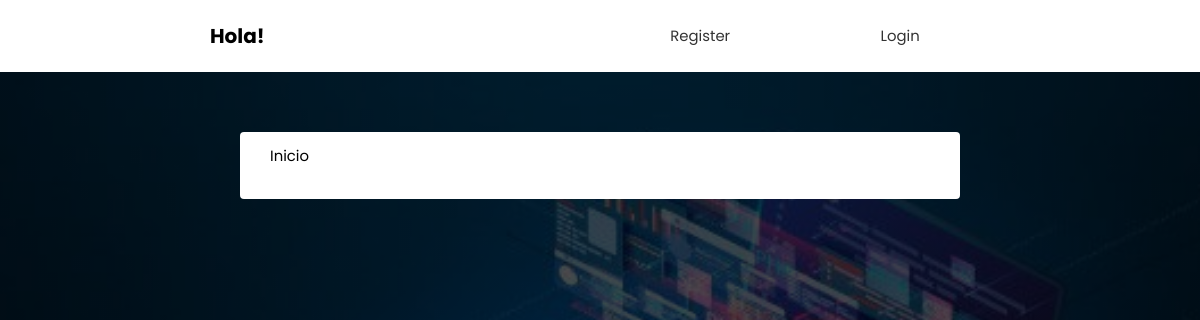
Before: /feed/ with the older database file.
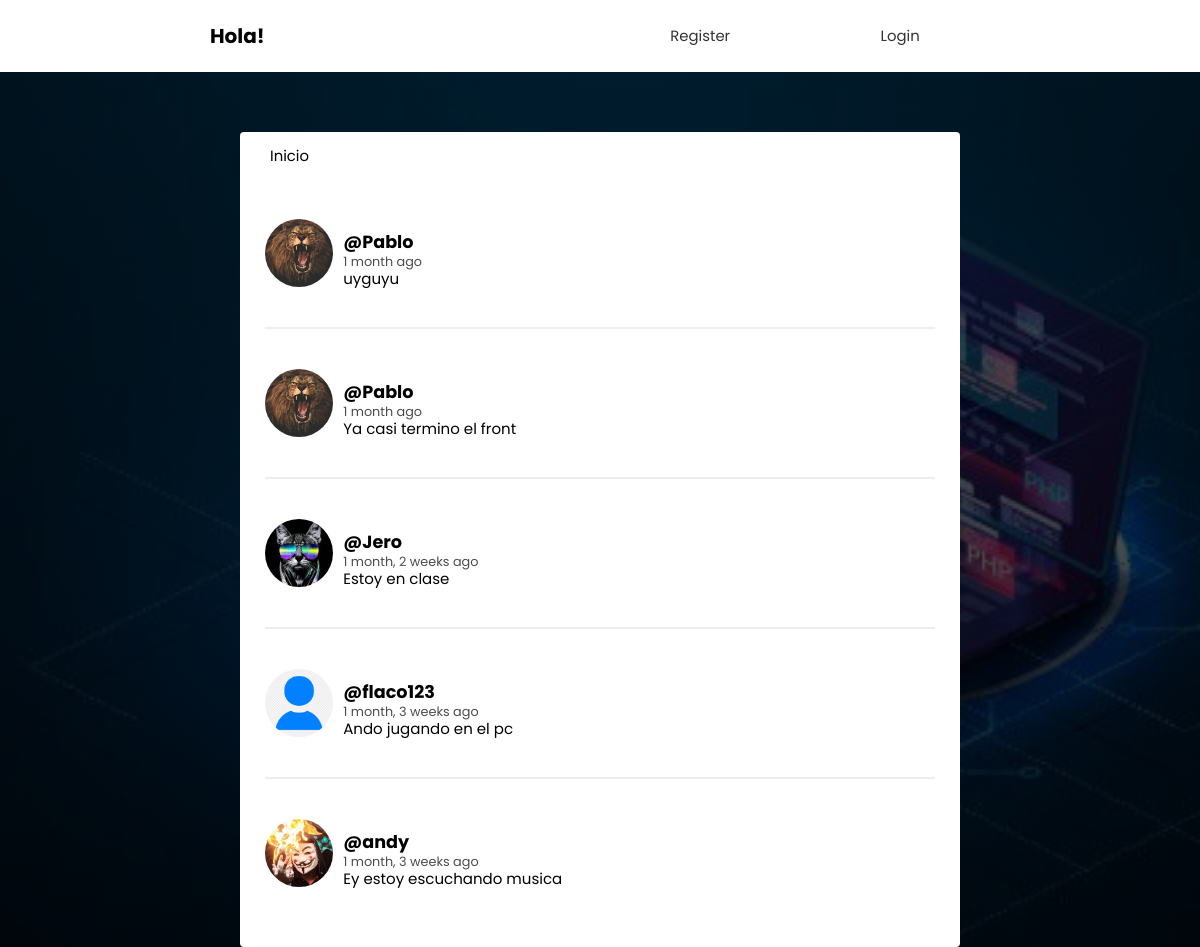
After: the same page with the newer database file.
### socialAPP/models.py (models this page shows, shortened)
class Post(models.Model):
	user = models.ForeignKey(User, on_delete=models.CASCADE, related_name='posts')
	timestamp = models.DateTimeField(default=timezone.now)
	content = models.TextField()
	class Meta:
		ordering = ['-timestamp']

class Profile(models.Model):
	user = models.OneToOneField(User, on_delete=models.CASCADE)
	image = models.ImageField(default='batman.png')

### socialAPP/views.py (the view)
# urls.py: path('feed/', views.feed, name='feed'),
def feed(request):
	posts = Post.objects.all()
	context = { 'posts': posts}
	return render(request, 'feed.html', context)

### socialAPP/templates/feed.html (shortened to what this page needs)
{% extends 'layout.html' %}
{% load humanize %}
{% block content %}
{% for post in posts %}
<article>
    <div class="container-article">
        <img alt="" src="{{ post.user.profile.image.url }}">
        <div>
            <h2 class="username"><a href="{% url 'profile' post.user.username %}">@{{ post.user.username }}</a></h2>
            <time data-time="#">{{ post.timestamp|naturaltime }}</time>
            <div class="post">{{ post.content }}</div>
        </div>
    </div>
</article>
{% endfor %}
{% endblock %}

### socialAPP/templates/layout.html (shortened to what this page needs)
{% load static %}
<!DOCTYPE html>
<html>
<head>
	<link rel="stylesheet" type="text/css" href="{% static 'normalize.css' %}">
	<link rel="stylesheet" type="text/css" href="{% static 'stylee.css' %}">
</head>
<body>
	<header class="main-head">
		<nav class="main">
			<h1 id="logo">Hola! {{ user.username }}</h1>
			<ul>
				{% if request.user.is_authenticated %}
				<li><a href="{% url 'search_posts' %}">Keywords</a></li>
				<li><a href="{% url 'index' %}">Index</a></li>
				<li><a href="{% url 'profile' %}">Profile</a></li>
				<li>
					<form action="/logout/" method="POST">
						{% csrf_token %}
						<button type="submit">Logout</button>
					</form>
					</li>
				{% else %}
				<li><a href="{% url 'register' %}">Register</a></li>
				<li><a href="{% url 'login' %}">Login</a></li>
				{% endif %}
			</ul>
		</nav>
	</header>
	<div class="main">
		<nav class="second-nav">
			<a class="feed" href="{% url 'feed' %}">Inicio</a>
		</nav>
		{% block content %}
		{% endblock content %}
	</div>
</body>
</html>

### socialAPP/templates/static/stylee.css (style rules this page uses)
body { font-size: 62.5%; font-family: 'Poppins', serif; background-image: linear-gradient( rgba(0,0,0,0.7), rgba(0,0,0,0.7)), url(../static/images/background1.jpg); background-position: center center; background-repeat: no-repeat; background-size: cover; background-attachment: fixed; position: absolute; top: 0; left: 0; width: 100%; height: 100%; z-index: -1; }
h2 { padding-top: -30px; }
img { object-fit: cover; }
ul { list-style-type: none; margin: 0; padding: 0; }
ul li { display: inline-block; margin-right: 10px; }
ul li:last-child { margin-right: 0; }
ul li a { text-decoration: none; color: #333; }
.main-head { background: white; color: black; }
nav.main { min-height: 7vh; display: flex; width: 65%; margin: auto; align-items: center; padding: 0.5rem; }
nav.main ul { display: flex; flex: 1 1 40rem; justify-content: space-around; align-items: center; list-style: none; }
#logo { flex: 2 1 40rem; }
a { font-size: .93rem; text-decoration: none; color: black; }
.main { background: white; width: 60%; margin: 5% auto; border-radius: 4px; padding-bottom: 20px; }
.second-nav { display: flex; padding: 15px 30px; }
.second-nav .feed { flex: 1 1 30px; }
article { width: 93%; margin: auto; padding: 40px 0; border-bottom: 2px solid #ECEEEF; }
.username { margin-bottom: .2rem; }
.username a { font-size: 1.1rem; }
.container-article { display: flex; }
.container-article img { height: 68px; width: 68px; margin-right: 10px; border-radius: 50%; }
article:last-child { border-bottom: 0; }
time { font-size: .8rem; opacity: .7; }
.post { font-size: .94rem; }

Changed rows visible on the page:
added Post: user.profile.image (picture), user.username "Pablo", timestamp "1 month ago", content "uyguyu"
added Post: user.profile.image (picture), user.username "Pablo", timestamp "1 month ago", content "Ya casi termino el front"
added Post: user.profile.image (picture), user.username "Jero", timestamp "1 month, 2 weeks ago", content "Estoy en clase"
added Post: user.profile.image (picture), user.username "flaco123", timestamp "1 month, 3 weeks ago", content "Ando jugando en el pc"
added Post: user.profile.image (picture), user.username "andy", timestamp "1 month, 3 weeks ago", content "Ey estoy escuchando musica"
